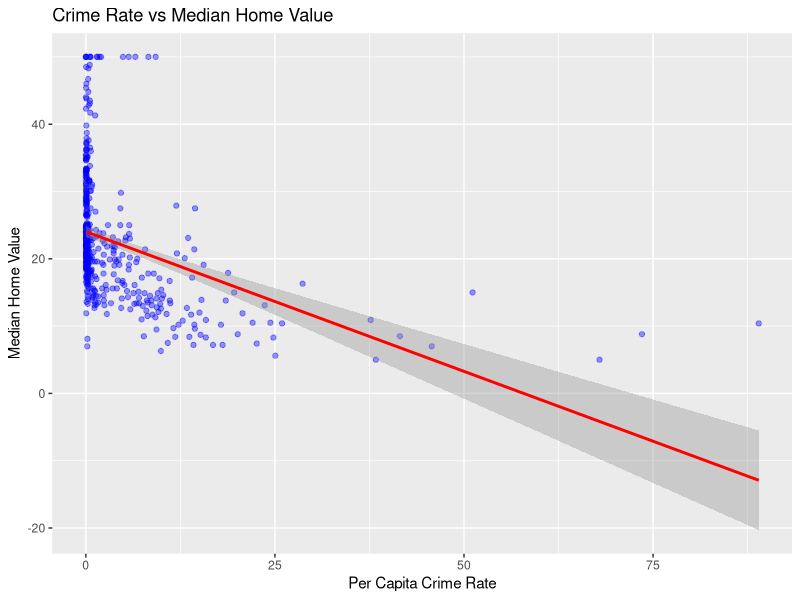

This figure's R source:
## ---- chunk 1
# Load dataset
library(MASS)
library(ggplot2)
data(Boston)

# Examine correlation between crime rate and median home value


## ---- chunk 2
    ggplot(Boston, aes(x = crim, y = medv)) +
      geom_point(alpha = 0.4, color = "blue") +
      geom_smooth(method = lm, col="red")+
      labs(
        x = "Per Capita Crime Rate",
        y = "Median Home Value",
        title = "Crime Rate vs Median Home Value"
      )

## ---- chunk 3
    cor(Boston$crim, Boston$medv)
## ---- chunk 4

    # Pearson correlation test
    cor.test(Boston$crim, Boston$medv, method = "pearson")
